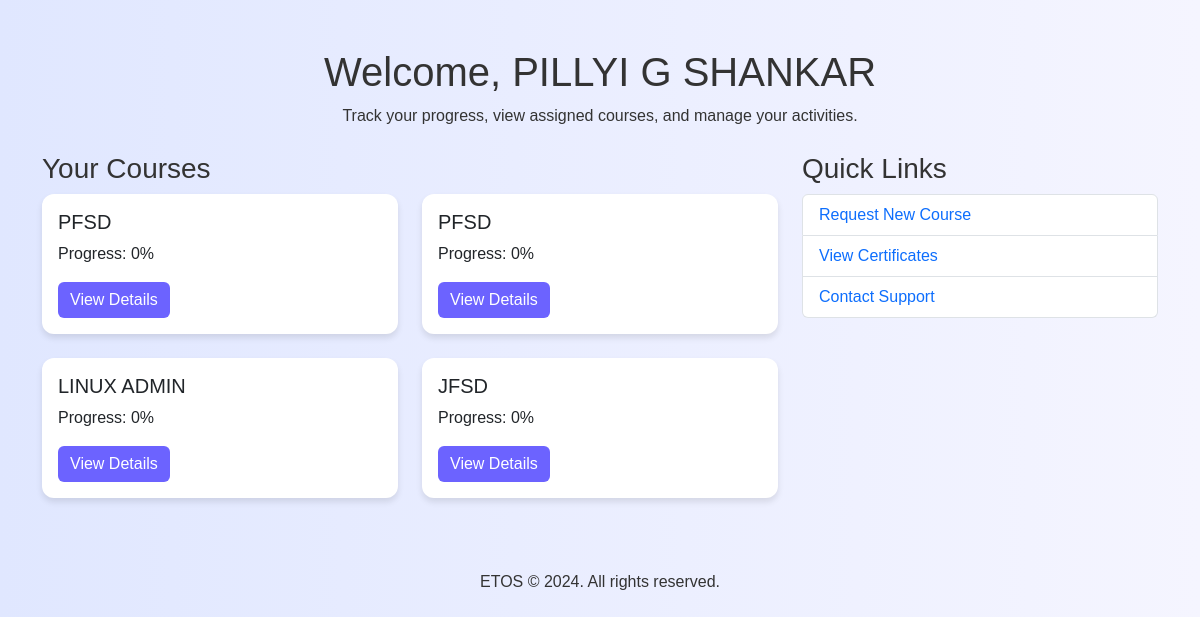
Screenshot of /employee/dashboard/ (signed in) with the database file from the repository.
### hr/models.py (models this page shows, shortened)
class Course(models.Model):
    course_name = models.CharField(max_length=255)
    duration = models.CharField(max_length=50)
    serial_number = models.CharField(max_length=50, unique=True)
    description = models.TextField()
    trainer = models.ForeignKey(User, on_delete=models.SET_NULL, null=True, limit_choices_to={'username__regex': r'^\d{4}$'})

### employee/views.py (the view)
# urls.py: path('dashboard/', views.course_dashboard, name='employee_dashboard'),
def course_dashboard(request):
    employee = request.user
    assigned_courses = Course.objects.filter(registrations__employee=employee)
    context = {
        'employee_name': employee.get_full_name(),
        'courses': assigned_courses,
    }
    return render(request, 'employee/employee_dashboard.html', context)

### templates/employee/employee_dashboard.html (shortened to what this page needs)
<!DOCTYPE html>
<html lang="en">
<head>
    <link href="https://cdn.jsdelivr.net/npm/bootstrap@5.3.0-alpha3/dist/css/bootstrap.min.css" rel="stylesheet">
</head>
<body>
    <div class="container py-5">
        <header class="mb-4 text-center">
            <h1>Welcome, {{ employee_name }}</h1>
            <p>Track your progress, view assigned courses, and manage your activities.</p>
        </header>
        <div class="row">
            <div class="col-md-8">
                <h3>Your Courses</h3>
                <div class="row">
                    {% for course in courses %}
                    <div class="col-md-6 mb-4">
                        <div class="card">
                            <div class="card-body">
                                <h5 class="card-title">{{ course.course_name }}</h5>
                                <p class="card-text">Progress: {{ course.progress|default:"0" }}%</p>
                                <a href="{% url 'course_detail' course.id %}" class="btn btn-purple">View Details</a>
                            </div>
                        </div>
                    </div>
                    {% endfor %}
                </div>
            </div>
            <div class="col-md-4">
                <h3>Quick Links</h3>
                <ul class="list-group">
                    <li class="list-group-item">
                        <a href="{% url 'request_enrollment' %}" class="text-decoration-none">Request New Course</a>
                    </li>
                    <li class="list-group-item">
                        <a href="#" class="text-decoration-none">View Certificates</a>
                    </li>
                    <li class="list-group-item">
                        <a href="#" class="text-decoration-none">Contact Support</a>
                    </li>
                </ul>
            </div>
        </div>
        <footer class="mt-5 text-center">
            <p>ETOS © 2024. All rights reserved.</p>
        </footer>
    </div>
</body>
</html>

### templates/employee/employee_dashboard.html (style rules this page uses)
body { background: linear-gradient(to right, #e0e7ff, #f5f5ff); color: #333; font-family: Arial, sans-serif; }
.btn-purple { background-color: #6c63ff; color: #fff; border: none; }
.card { border: none; border-radius: 12px; box-shadow: 0 4px 6px rgba(0, 0, 0, 0.1); }

### rows the page displays
Course: course_name "PFSD", progress "0"
Course: course_name "PFSD", progress "0"
Course: course_name "LINUX ADMIN", progress "0"
Course: course_name "JFSD", progress "0"

### other values shown
{{ employee_name }} "PILLYI G SHANKAR"
